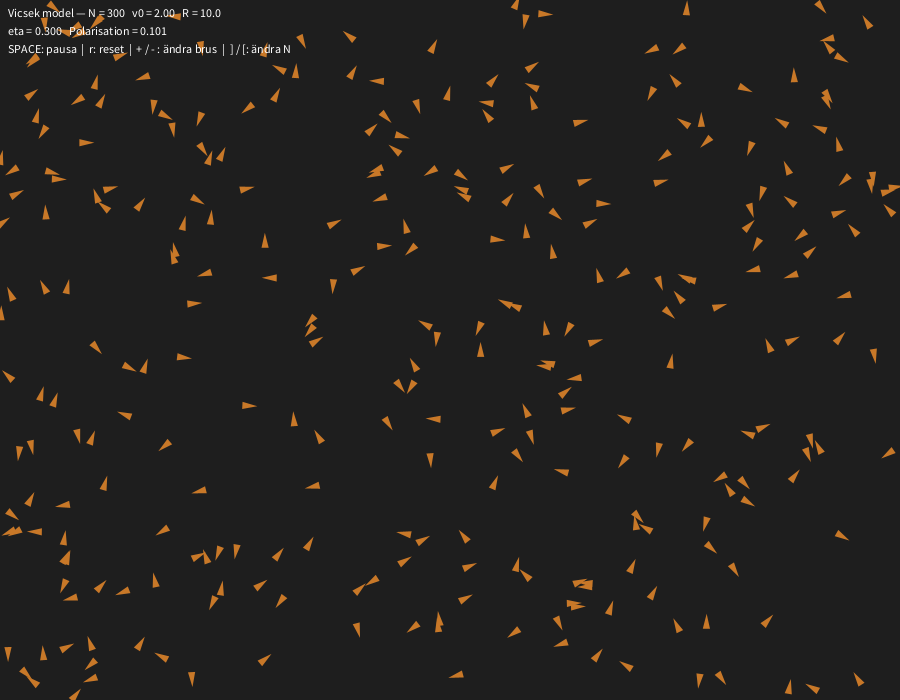
Frame 1 (no input)
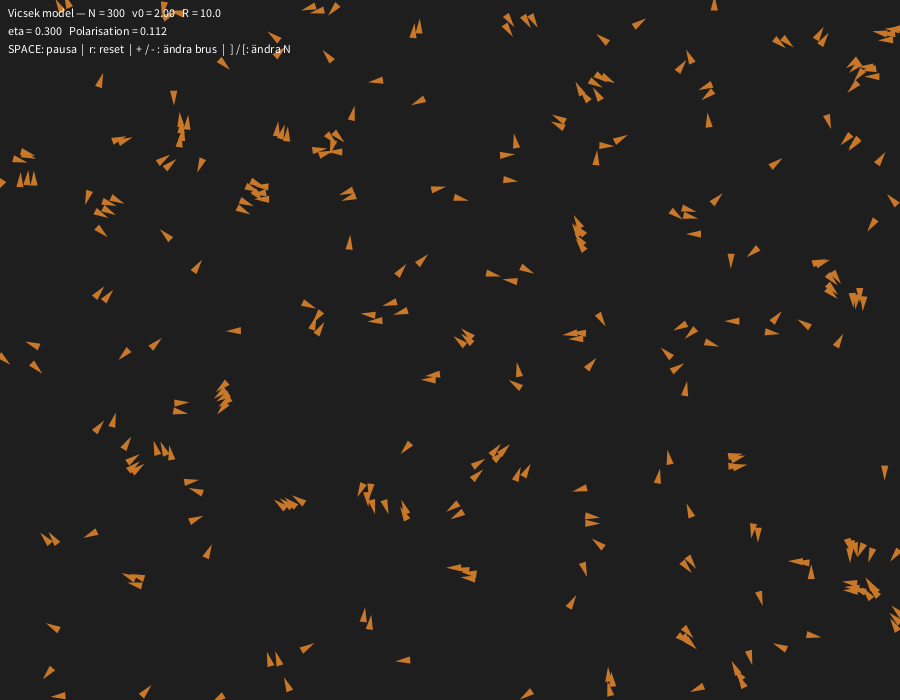
Frame 60 (the mouse pressed at the canvas centre just before this capture)
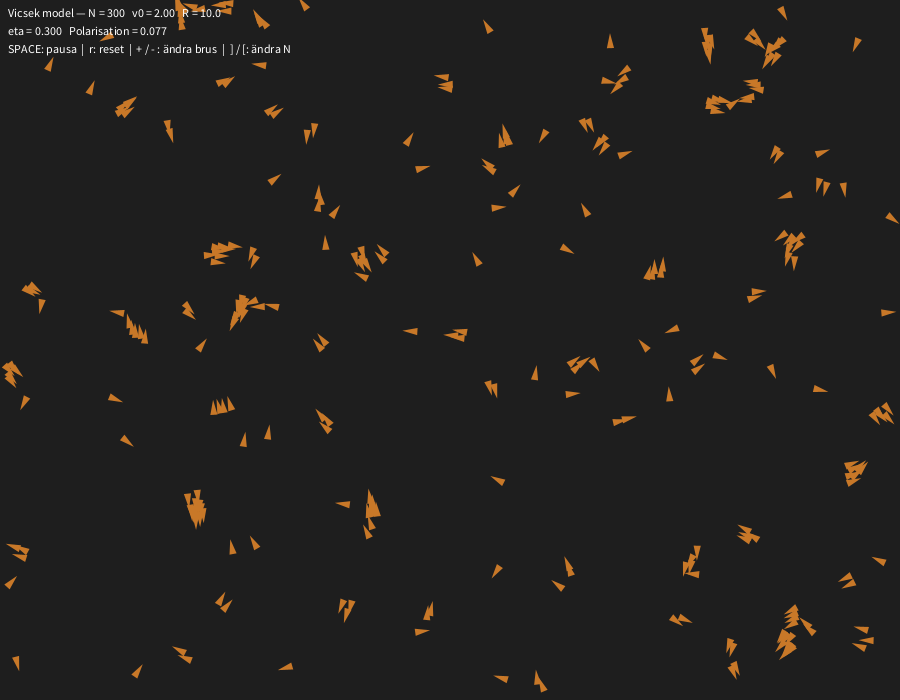
Frame 120 (the mouse held since frame 60 and released just before this capture)

The Processing sketch that drew these frames (run headless with seeded random() and noise(); from frame 60 on, the mouse is pressed at the canvas centre):

// Processing sketch: sketch
// ── sketch.pde
// Vicsek model - standard implementation (Processing, Java mode)
// Tryck:
//   SPACE - pausa/fortsätt
//   r     - nollställ (ny slumpmässig start)
//   + / - - öka/minska brus (eta)
//   ] / [ - öka/minska antal partiklar (N)
// Skapad för att vara enkel att experimentera med.

int N = 300;            // antal agenter
float v0 = 2.0;         // hastighet (pix/frame)
float interactionR = 10; // interaktionsradie
float eta = 0.3;        // brusstyrka (max vinkelavvikelse i radianer)
boolean paused = false;

Agent[] agents;

// för visualisering
int trailLen = 0; // >0 ger spår (rymdminne), 0 = inga spår

// Mätning
float globalOrder = 0;

void setup() {
  size(900, 700);
  resetSim();
  smooth();
}

void resetSim() {
  agents = new Agent[N];
  for (int i = 0; i < N; i++) {
    float x = random(width);
    float y = random(height);
    float theta = random(TWO_PI);
    agents[i] = new Agent(x, y, theta);
  }
}

void draw() {
  if (trailLen <= 0) {
    background(30);
  } else {
    fill(30, 15);
    noStroke();
    rect(0, 0, width, height);
  }

  if (!paused) {
    // Uppdateringssteg enligt Vicsek:
    // 1) för varje agent beräkna medelriktning inom radius
    // 2) lägga på brus
    // 3) flytta enligt v0 och ny riktning
    float[] newTheta = new float[N];
    for (int i = 0; i < N; i++) {
      // beräkna vektorsumman av riktningar inom interactionR
      PVector sum = new PVector(0, 0);
      for (int j = 0; j < N; j++) {
        if (i == j) {
          // inkludera även sig själv i medel (vanligt i Vicsek)
          sum.add(PVector.fromAngle(agents[j].theta));
        } else {
          float dx = wrapDistX(agents[j].pos.x - agents[i].pos.x);
          float dy = wrapDistY(agents[j].pos.y - agents[i].pos.y);
          float dist2 = dx*dx + dy*dy;
          if (dist2 <= interactionR*interactionR) {
            sum.add(PVector.fromAngle(agents[j].theta));
          }
        }
      }
      float avgTheta = atan2(sum.y, sum.x);
      // brus: uniformt i [-eta/2, eta/2]
      float noiseAngle = random(-eta/2.0, eta/2.0);
      newTheta[i] = avgTheta + noiseAngle;
    }

    // 4) applicera nya vinklar och uppdatera positioner
    for (int i = 0; i < N; i++) {
      agents[i].theta = newTheta[i];
      agents[i].update();
    }
  }

  // Räkna global ordning (polarisation)
  PVector vsum = new PVector(0,0);
  for (int i = 0; i < N; i++) {
    vsum.add(PVector.fromAngle(agents[i].theta));
  }
  globalOrder = vsum.mag() / (float)N;

  // Rita agenter
  for (int i = 0; i < N; i++) agents[i].display();

  // UI-tekst
  fill(255);
  noStroke();
  textAlign(LEFT, TOP);
  text("Vicsek model — N = " + N + "   v0 = " + nf(v0,1,2) + "   R = " + nf(interactionR,1,1), 8, 8);
  text("eta = " + nf(eta,1,3) + "   Polarisation = " + nf(globalOrder,1,3), 8, 26);
  text("SPACE: pausa  |  r: reset  |  + / - : ändra brus  |  ] / [: ändra N", 8, 44);
}

// Hjälpresurser för periodiska randvillkor (wrap-around)
// wrapDistX/ Y returnerar minimal skillnad i x/y med torusavstånd
float wrapDistX(float dx) {
  if (dx > width/2.0) dx -= width;
  if (dx < -width/2.0) dx += width;
  return dx;
}
float wrapDistY(float dy) {
  if (dy > height/2.0) dy -= height;
  if (dy < -height/2.0) dy += height;
  return dy;
}


void keyPressed() {
  if (key == ' ' ) {
    paused = !paused;
  } else if (key == 'r' || key == 'R') {
    resetSim();
  } else if (key == '+') {
    eta = max(0, eta - 0.02); // minska brus (mer ordning)
  } else if (key == '-') {
    eta += 0.02; // öka brus
  } else if (key == ']') {
    N = min(2000, N + 20);
    resetSim();
  } else if (key == '[') {
    N = max(10, N - 20);
    resetSim();
  }
}

// ── Agent.pde
class Agent {
  PVector pos;
  float theta;

  Agent(float x, float y, float t) {
    pos = new PVector(x, y);
    theta = t;
  }

  void update() {
    // Flytta med konstant hastighet v0 i riktning theta, med wrap-around
    pos.x += v0 * cos(theta);
    pos.y += v0 * sin(theta);

    // Wrap-around
    if (pos.x < 0) pos.x += width;
    if (pos.x >= width) pos.x -= width;
    if (pos.y < 0) pos.y += height;
    if (pos.y >= height) pos.y -= height;
  }

  void display() {
    pushMatrix();
    translate(pos.x, pos.y);
    rotate(theta);
    noStroke();
    fill(200, 120, 40);
    // rita en liten triangel som pekar åt theta
    float s = 6;
    triangle(-s, -s*0.6, -s, s*0.6, s*1.5, 0);
    popMatrix();
  }
}
// ── GraphWindow.pde

class GraphWindow extends PApplet {

  ArrayList<Float> values = new ArrayList<Float>();
  int maxPoints = 400;

  public void settings() {
    size(600, 300);
  }

  public void setup() {
    surface.setTitle("Alignment over Time");
  }

  public void draw() {
    background(20);

    stroke(200);
    noFill();

    // Draw axes
    stroke(100);
    line(40, height - 40, width - 20, height - 40);  // x-axis
    line(40, 20, 40, height - 40);                   // y-axis

    // Draw graph
    stroke(0, 200, 200);
    beginShape();
    for (int i = 0; i < values.size(); i++) {
      float x = map(i, 0, maxPoints - 1, 40, width - 20);
      float y = map(values.get(i), 0, 1, height - 40, 20);
      vertex(x, y);
    }
    endShape();
  }

  // Called from main sketch to add new polarization value
  void addPoint(float p) {
    values.add(p);
    if (values.size() > maxPoints) {
      values.remove(0);
    }
  }
}
